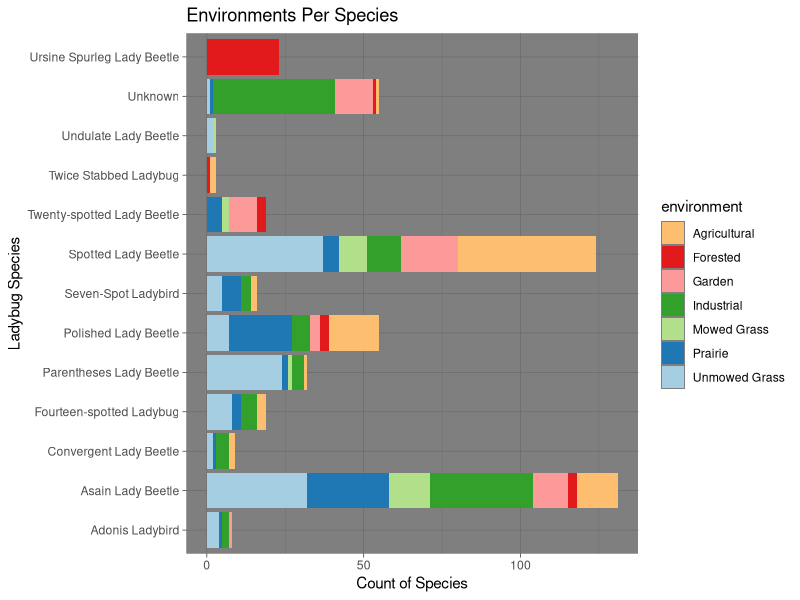
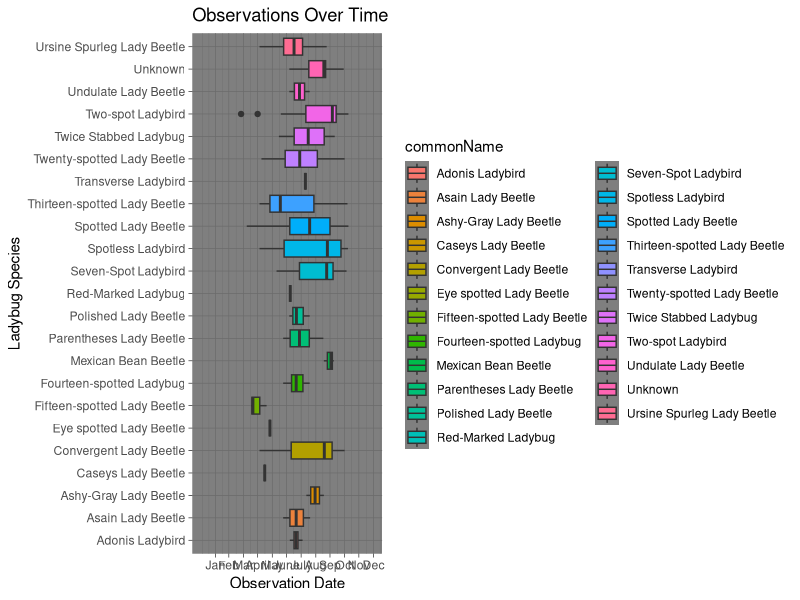
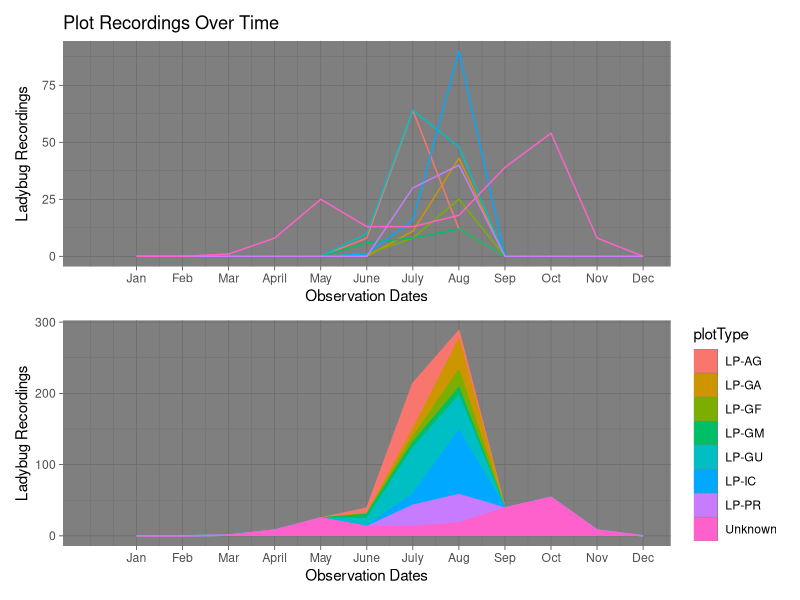

Generate these figures, in order, with R:
library(tidyverse)
library(patchwork)
library(party)
library(magrittr)
rm(list = ls())

df_clean_ladybug_analysis <- read.csv("Data/Clean/Ladybug.csv",) %>%
  mutate(eventDate = as.Date(eventDate))
df_clean_ladybug_species_analysis <- read.csv("Data/Clean/LadybugSpecies.csv")

# Removing all possibilities of scientific notation for ticks
options(scipen = 999)

#Joining csv files
df_joined_ladybug_dataframes <- df_clean_ladybug_analysis %>%
  left_join(df_clean_ladybug_species_analysis, by =c("catalogNumber")) %>%
  mutate(plotType = ifelse(is.na(plotType), "Unknown", plotType))

# start of creating a stacked bar chart to display the proportion
# of each species that were found in the surveyed environments
df_species_plotTypes <- df_joined_ladybug_dataframes %>%
  select(commonName, plotType) %>%
  group_by(commonName, plotType) %>%
  summarise(speciesCount = length(commonName)) %>%
  #Renaming all plotTypes to what environment they are measuring
  mutate(environment = if_else(plotType == "LP-AG", "Agricultural","Unknown")) %>%
  mutate(environment = if_else(plotType == "LP-GA", "Garden",environment)) %>%
  mutate(environment = if_else(plotType == "LP-GF", "Forested",environment)) %>%
  mutate(environment = if_else(plotType == "LP-GM", "Mowed Grass",environment)) %>%
  mutate(environment = if_else(plotType == "LP-GU", "Unmowed Grass",environment)) %>%
  mutate(environment = if_else(plotType == "LP-IC", "Industrial",environment)) %>%
  mutate(environment = if_else(plotType == "LP-PR", "Prairie",environment)) %>%
  filter(plotType != "Unknown")

# bar is created with the help of
# geom_col() and ggplot() function
plotType_by_species_ggp <- (ggplot(df_species_plotTypes, aes(commonName, speciesCount, fill = environment)) +   
  geom_col(stat = "identity") +
  scale_fill_brewer(palette = "Paired", direction = -1) +
  theme_dark() +
  coord_flip() +
  labs(title = "Environments Per Species", x = "Ladybug Species", y = "Count of Species")) %T>%
  plot()

# start of boxplot which will show in what months the largest 
# proportion of a species population was found
df_species_months <- df_joined_ladybug_dataframes %>%
  select(eventDate,commonName) %>%
  group_by(commonName, eventDate) %>%
  summarise(speciesCount = length(commonName))

# boxplot is created with the help of 
# geom_boxplot() and ggplot()
species_months_ggp <- (ggplot(df_species_months, aes(commonName, lubridate::yday(x = eventDate), fill = commonName)) +   
  geom_boxplot(stat = "boxplot", position = "dodge2") +
  theme_dark() + 
  scale_y_continuous(limits = c(0, 365),
                     breaks = c(31, 59, 90, 120, 151, 181, 212, 243, 273, 304, 334, 365), 
                     labels = c("Jan", "Feb", "Mar", "April", "May", "June", "July", "Aug", "Sep", "Oct", "Nov", "Dec")) +
  coord_flip() +
  labs(title = "Observations Over Time", x = "Ladybug Species", y = "Observation Date")) %T>%
  plot()

# start of line charts that will show how each environment was
# performing during the course of its use by using ggplot()
# geom_line()

df_month_placeholder <- as.data.frame(c(1:12)) %>%
  cbind(0)

colnames(df_month_placeholder) <- c('month', 'countMonth')

df_plotType_months <- as.data.frame(cbind(c("LP-AG", "LP-GA", "LP-GF","LP-GM", "LP-GU", "LP-IC", "LP-PR", "Unknown"))) %>%
  slice(rep(1:n(), each = 12)) %>%
  cbind(c(1:96)) %>%
  rename(month = "c(1:96)") %>% 
  rename(plotType = "V1") %>%
  mutate(month = 1 + as.integer(month) %% 12) %>%
  arrange(plotType, month)

df_month_activity <- df_joined_ladybug_dataframes %>%
  select(plotType, eventDate) %>%
  mutate(month = lubridate::month(eventDate)) %>%
  group_by(plotType, month) %>%
  summarise(countMonth = length(eventDate))

df_plotType_months_activity <- df_plotType_months %>%
  left_join(df_month_activity, by = c("plotType", "month")) %>%
  mutate(countMonth = replace_na(countMonth, 0))

plotType_activity_line <- (ggplot(df_plotType_months_activity, aes(x = month, y = countMonth, color = plotType))  +
  geom_line(show.legend = FALSE) +
  scale_x_continuous(limits = c(0, 12),
                     breaks = c(1,2,3,4,5,6,7,8,9,10,11,12), 
                     labels = c("Jan", "Feb", "Mar", "April", "May", "June", "July", "Aug", "Sep", "Oct", "Nov", "Dec")) +
  theme_dark() +
  labs(title = "Plot Recordings Over Time", x = "Observation Dates", y = "Ladybug Recordings")) 

plotType_activity_area <- (ggplot(df_plotType_months_activity, aes(x = month, y = countMonth, color = plotType))  +
                            geom_area(aes(fill = plotType)) +
                            scale_x_continuous(limits = c(0, 12),
                                               breaks = c(1,2,3,4,5,6,7,8,9,10,11,12), 
                                               labels = c("Jan", "Feb", "Mar", "April", "May", "June", "July", "Aug", "Sep", "Oct", "Nov", "Dec")) +
                            theme_dark() +
                            labs(y = "Ladybug Recordings", x = "Observation Dates", legend = "Plot Type"))

plot(plotType_activity_line / plotType_activity_area) 


# t test to see if the plotType had an any discernible impact
# on how many ladybugs they were able to find during their studies
df_count_plotType <- df_joined_ladybug_dataframes %>%
  select(plotType) %>%
  group_by(plotType) %>%
  summarise(countPlotType = length(plotType)) %>%
  filter(plotType != "Unknown")

t.test(df_count_plotType$countPlotType)
